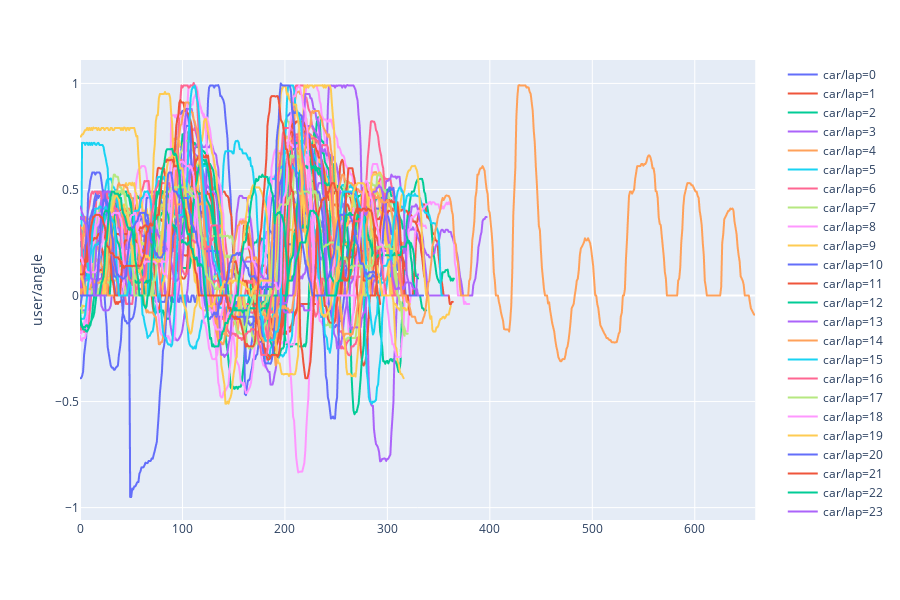

The cell this chart's notebook holds for it:
### Markdown cell above
Plot data per lap:

### Code cell
import plotly.express as px
fig = px.line(df, y="user/angle", color="car/lap")
fig.show()

### Figure 1 — Plotly figure (JSON) as saved in the notebook; plotly's stock layout.template omitted (floating-point values rounded to 4 significant figures; data arrays with more than 128 entries replaced by an {"elided": "..."} marker saying what was removed)
{"data": [{"hoverlabel": {"namelength": 0}, "hovertemplate": "car/lap=0<br>user/angle=%{y}", "legendgroup": "car/lap=0", "line": {"color": "#636efa", "dash": "solid"}, "mode": "lines", "name": "car/lap=0", "showlegend": true, "type": "scattergl", "xaxis": "x", "y": {"elided": "245 float values"}, "yaxis": "y"}, {"hoverlabel": {"namelength": 0}, "hovertemplate": "car/lap=1<br>user/angle=%{y}", "legendgroup": "car/lap=1", "line": {"color": "#EF553B", "dash": "solid"}, "mode": "lines", "name": "car/lap=1", "showlegend": true, "type": "scattergl", "xaxis": "x", "y": {"elided": "365 float values"}, "yaxis": "y"}, {"hoverlabel": {"namelength": 0}, "hovertemplate": "car/lap=2<br>user/angle=%{y}", "legendgroup": "car/lap=2", "line": {"color": "#00cc96", "dash": "solid"}, "mode": "lines", "name": "car/lap=2", "showlegend": true, "type": "scattergl", "xaxis": "x", "y": {"elided": "366 float values"}, "yaxis": "y"}, {"hoverlabel": {"namelength": 0}, "hovertemplate": "car/lap=3<br>user/angle=%{y}", "legendgroup": "car/lap=3", "line": {"color": "#ab63fa", "dash": "solid"}, "mode": "lines", "name": "car/lap=3", "showlegend": true, "type": "scattergl", "xaxis": "x", "y": {"elided": "398 float values"}, "yaxis": "y"}, {"hoverlabel": {"namelength": 0}, "hovertemplate": "car/lap=4<br>user/angle=%{y}", "legendgroup": "car/lap=4", "line": {"color": "#FFA15A", "dash": "solid"}, "mode": "lines", "name": "car/lap=4", "showlegend": true, "type": "scattergl", "xaxis": "x", "y": {"elided": "317 float values"}, "yaxis": "y"}, {"hoverlabel": {"namelength": 0}, "hovertemplate": "car/lap=5<br>user/angle=%{y}", "legendgroup": "car/lap=5", "line": {"color": "#19d3f3", "dash": "solid"}, "mode": "lines", "name": "car/lap=5", "showlegend": true, "type": "scattergl", "xaxis": "x", "y": {"elided": "260 float values"}, "yaxis": "y"}, {"hoverlabel": {"namelength": 0}, "hovertemplate": "car/lap=6<br>user/angle=%{y}", "legendgroup": "car/lap=6", "line": {"color": "#FF6692", "dash": "solid"}, "mode": "lines", "name": "car/lap=6", "showlegend": true, "type": "scattergl", "xaxis": "x", "y": {"elided": "318 float values"}, "yaxis": "y"}, {"hoverlabel": {"namelength": 0}, "hovertemplate": "car/lap=7<br>user/angle=%{y}", "legendgroup": "car/lap=7", "line": {"color": "#B6E880", "dash": "solid"}, "mode": "lines", "name": "car/lap=7", "showlegend": true, "type": "scattergl", "xaxis": "x", "y": {"elided": "328 float values"}, "yaxis": "y"}, {"hoverlabel": {"namelength": 0}, "hovertemplate": "car/lap=8<br>user/angle=%{y}", "legendgroup": "car/lap=8", "line": {"color": "#FF97FF", "dash": "solid"}, "mode": "lines", "name": "car/lap=8", "showlegend": true, "type": "scattergl", "xaxis": "x", "y": {"elided": "339 float values"}, "yaxis": "y"}, {"hoverlabel": {"namelength": 0}, "hovertemplate": "car/lap=9<br>user/angle=%{y}", "legendgroup": "car/lap=9", "line": {"color": "#FECB52", "dash": "solid"}, "mode": "lines", "name": "car/lap=9", "showlegend": true, "type": "scattergl", "xaxis": "x", "y": {"elided": "317 float values"}, "yaxis": "y"}, {"hoverlabel": {"namelength": 0}, "hovertemplate": "car/lap=10<br>user/angle=%{y}", "legendgroup": "car/lap=10", "line": {"color": "#636efa", "dash": "solid"}, "mode": "lines", "name": "car/lap=10", "showlegend": true, "type": "scattergl", "xaxis": "x", "y": {"elided": "281 float values"}, "yaxis": "y"}, {"hoverlabel": {"namelength": 0}, "hovertemplate": "car/lap=11<br>user/angle=%{y}", "legendgroup": "car/lap=11", "line": {"color": "#EF553B", "dash": "solid"}, "mode": "lines", "name": "car/lap=11", "showlegend": true, "type": "scattergl", "xaxis": "x", "y": {"elided": "346 float values"}, "yaxis": "y"}, {"hoverlabel": {"namelength": 0}, "hovertemplate": "car/lap=12<br>user/angle=%{y}", "legendgroup": "car/lap=12", "line": {"color": "#00cc96", "dash": "solid"}, "mode": "lines", "name": "car/lap=12", "showlegend": true, "type": "scattergl", "xaxis": "x", "y": {"elided": "305 float values"}, "yaxis": "y"}, {"hoverlabel": {"namelength": 0}, "hovertemplate": "car/lap=13<br>user/angle=%{y}", "legendgroup": "car/lap=13", "line": {"color": "#ab63fa", "dash": "solid"}, "mode": "lines", "name": "car/lap=13", "showlegend": true, "type": "scattergl", "xaxis": "x", "y": {"elided": "360 float values"}, "yaxis": "y"}, {"hoverlabel": {"namelength": 0}, "hovertemplate": "car/lap=14<br>user/angle=%{y}", "legendgroup": "car/lap=14", "line": {"color": "#FFA15A", "dash": "solid"}, "mode": "lines", "name": "car/lap=14", "showlegend": true, "type": "scattergl", "xaxis": "x", "y": {"elided": "317 float values"}, "yaxis": "y"}, {"hoverlabel": {"namelength": 0}, "hovertemplate": "car/lap=15<br>user/angle=%{y}", "legendgroup": "car/lap=15", "line": {"color": "#19d3f3", "dash": "solid"}, "mode": "lines", "name": "car/lap=15", "showlegend": true, "type": "scattergl", "xaxis": "x", "y": {"elided": "355 float values"}, "yaxis": "y"}, {"hoverlabel": {"namelength": 0}, "hovertemplate": "car/lap=16<br>user/angle=%{y}", "legendgroup": "car/lap=16", "line": {"color": "#FF6692", "dash": "solid"}, "mode": "lines", "name": "car/lap=16", "showlegend": true, "type": "scattergl", "xaxis": "x", "y": {"elided": "324 float values"}, "yaxis": "y"}, {"hoverlabel": {"namelength": 0}, "hovertemplate": "car/lap=17<br>user/angle=%{y}", "legendgroup": "car/lap=17", "line": {"color": "#B6E880", "dash": "solid"}, "mode": "lines", "name": "car/lap=17", "showlegend": true, "type": "scattergl", "xaxis": "x", "y": {"elided": "321 float values"}, "yaxis": "y"}, {"hoverlabel": {"namelength": 0}, "hovertemplate": "car/lap=18<br>user/angle=%{y}", "legendgroup": "car/lap=18", "line": {"color": "#FF97FF", "dash": "solid"}, "mode": "lines", "name": "car/lap=18", "showlegend": true, "type": "scattergl", "xaxis": "x", "y": {"elided": "381 float values"}, "yaxis": "y"}, {"hoverlabel": {"namelength": 0}, "hovertemplate": "car/lap=19<br>user/angle=%{y}", "legendgroup": "car/lap=19", "line": {"color": "#FECB52", "dash": "solid"}, "mode": "lines", "name": "car/lap=19", "showlegend": true, "type": "scattergl", "xaxis": "x", "y": {"elided": "323 float values"}, "yaxis": "y"}, {"hoverlabel": {"namelength": 0}, "hovertemplate": "car/lap=20<br>user/angle=%{y}", "legendgroup": "car/lap=20", "line": {"color": "#636efa", "dash": "solid"}, "mode": "lines", "name": "car/lap=20", "showlegend": true, "type": "scattergl", "xaxis": "x", "y": {"elided": "311 float values"}, "yaxis": "y"}, {"hoverlabel": {"namelength": 0}, "hovertemplate": "car/lap=21<br>user/angle=%{y}", "legendgroup": "car/lap=21", "line": {"color": "#EF553B", "dash": "solid"}, "mode": "lines", "name": "car/lap=21", "showlegend": true, "type": "scattergl", "xaxis": "x", "y": {"elided": "319 float values"}, "yaxis": "y"}, {"hoverlabel": {"namelength": 0}, "hovertemplate": "car/lap=22<br>user/angle=%{y}", "legendgroup": "car/lap=22", "line": {"color": "#00cc96", "dash": "solid"}, "mode": "lines", "name": "car/lap=22", "showlegend": true, "type": "scattergl", "xaxis": "x", "y": {"elided": "339 float values"}, "yaxis": "y"}, {"hoverlabel": {"namelength": 0}, "hovertemplate": "car/lap=23<br>user/angle=%{y}", "legendgroup": "car/lap=23", "line": {"color": "#ab63fa", "dash": "solid"}, "mode": "lines", "name": "car/lap=23", "showlegend": true, "type": "scattergl", "xaxis": "x", "y": {"elided": "331 float values"}, "yaxis": "y"}, {"hoverlabel": {"namelength": 0}, "hovertemplate": "car/lap=24<br>user/angle=%{y}", "legendgroup": "car/lap=24", "line": {"color": "#FFA15A", "dash": "solid"}, "mode": "lines", "name": "car/lap=24", "showlegend": true, "type": "scattergl", "xaxis": "x", "y": {"elided": "302 float values"}, "yaxis": "y"}, {"hoverlabel": {"namelength": 0}, "hovertemplate": "car/lap=25<br>user/angle=%{y}", "legendgroup": "car/lap=25", "line": {"color": "#19d3f3", "dash": "solid"}, "mode": "lines", "name": "car/lap=25", "showlegend": true, "type": "scattergl", "xaxis": "x", "y": {"elided": "297 float values"}, "yaxis": "y"}, {"hoverlabel": {"namelength": 0}, "hovertemplate": "car/lap=26<br>user/angle=%{y}", "legendgroup": "car/lap=26", "line": {"color": "#FF6692", "dash": "solid"}, "mode": "lines", "name": "car/lap=26", "showlegend": true, "type": "scattergl", "xaxis": "x", "y": {"elided": "314 float values"}, "yaxis": "y"}, {"hoverlabel": {"namelength": 0}, "hovertemplate": "car/lap=27<br>user/angle=%{y}", "legendgroup": "car/lap=27", "line": {"color": "#B6E880", "dash": "solid"}, "mode": "lines", "name": "car/lap=27", "showlegend": true, "type": "scattergl", "xaxis": "x", "y": {"elided": "318 float values"}, "yaxis": "y"}, {"hoverlabel": {"namelength": 0}, "hovertemplate": "car/lap=28<br>user/angle=%{y}", "legendgroup": "car/lap=28", "line": {"color": "#FF97FF", "dash": "solid"}, "mode": "lines", "name": "car/lap=28", "showlegend": true, "type": "scattergl", "xaxis": "x", "y": {"elided": "268 float values"}, "yaxis": "y"}, {"hoverlabel": {"namelength": 0}, "hovertemplate": "car/lap=29<br>user/angle=%{y}", "legendgroup": "car/lap=29", "line": {"color": "#FECB52", "dash": "solid"}, "mode": "lines", "name": "car/lap=29", "showlegend": true, "type": "scattergl", "xaxis": "x", "y": {"elided": "363 float values"}, "yaxis": "y"}, {"hoverlabel": {"namelength": 0}, "hovertemplate": "car/lap=30<br>user/angle=%{y}", "legendgroup": "car/lap=30", "line": {"color": "#636efa", "dash": "solid"}, "mode": "lines", "name": "car/lap=30", "showlegend": true, "type": "scattergl", "xaxis": "x", "y": {"elided": "336 float values"}, "yaxis": "y"}, {"hoverlabel": {"namelength": 0}, "hovertemplate": "car/lap=31<br>user/angle=%{y}", "legendgroup": "car/lap=31", "line": {"color": "#EF553B", "dash": "solid"}, "mode": "lines", "name": "car/lap=31", "showlegend": true, "type": "scattergl", "xaxis": "x", "y": {"elided": "323 float values"}, "yaxis": "y"}, {"hoverlabel": {"namelength": 0}, "hovertemplate": "car/lap=32<br>user/angle=%{y}", "legendgroup": "car/lap=32", "line": {"color": "#00cc96", "dash": "solid"}, "mode": "lines", "name": "car/lap=32", "showlegend": true, "type": "scattergl", "xaxis": "x", "y": {"elided": "331 float values"}, "yaxis": "y"}, {"hoverlabel": {"namelength": 0}, "hovertemplate": "car/lap=33<br>user/angle=%{y}", "legendgroup": "car/lap=33", "line": {"color": "#ab63fa", "dash": "solid"}, "mode": "lines", "name": "car/lap=33", "showlegend": true, "type": "scattergl", "xaxis": "x", "y": {"elided": "331 float values"}, "yaxis": "y"}, {"hoverlabel": {"namelength": 0}, "hovertemplate": "car/lap=34<br>user/angle=%{y}", "legendgroup": "car/lap=34", "line": {"color": "#FFA15A", "dash": "solid"}, "mode": "lines", "name": "car/lap=34", "showlegend": true, "type": "scattergl", "xaxis": "x", "y": {"elided": "660 float values"}, "yaxis": "y"}, {"hoverlabel": {"namelength": 0}, "hovertemplate": "car/lap=35<br>user/angle=%{y}", "legendgroup": "car/lap=35", "line": {"color": "#19d3f3", "dash": "solid"}, "mode": "lines", "name": "car/lap=35", "showlegend": true, "type": "scattergl", "xaxis": "x", "y": {"elided": "318 float values"}, "yaxis": "y"}, {"hoverlabel": {"namelength": 0}, "hovertemplate": "car/lap=36<br>user/angle=%{y}", "legendgroup": "car/lap=36", "line": {"color": "#FF6692", "dash": "solid"}, "mode": "lines", "name": "car/lap=36", "showlegend": true, "type": "scattergl", "xaxis": "x", "y": {"elided": "308 float values"}, "yaxis": "y"}, {"hoverlabel": {"namelength": 0}, "hovertemplate": "car/lap=37<br>user/angle=%{y}", "legendgroup": "car/lap=37", "line": {"color": "#B6E880", "dash": "solid"}, "mode": "lines", "name": "car/lap=37", "showlegend": true, "type": "scattergl", "xaxis": "x", "y": {"elided": "306 float values"}, "yaxis": "y"}, {"hoverlabel": {"namelength": 0}, "hovertemplate": "car/lap=38<br>user/angle=%{y}", "legendgroup": "car/lap=38", "line": {"color": "#FF97FF", "dash": "solid"}, "mode": "lines", "name": "car/lap=38", "showlegend": true, "type": "scattergl", "xaxis": "x", "y": {"elided": "298 float values"}, "yaxis": "y"}, {"hoverlabel": {"namelength": 0}, "hovertemplate": "car/lap=39<br>user/angle=%{y}", "legendgroup": "car/lap=39", "line": {"color": "#FECB52", "dash": "solid"}, "mode": "lines", "name": "car/lap=39", "showlegend": true, "type": "scattergl", "xaxis": "x", "y": {"elided": "304 float values"}, "yaxis": "y"}, {"hoverlabel": {"namelength": 0}, "hovertemplate": "car/lap=40<br>user/angle=%{y}", "legendgroup": "car/lap=40", "line": {"color": "#636efa", "dash": "solid"}, "mode": "lines", "name": "car/lap=40", "showlegend": true, "type": "scattergl", "xaxis": "x", "y": {"elided": "291 float values"}, "yaxis": "y"}, {"hoverlabel": {"namelength": 0}, "hovertemplate": "car/lap=41<br>user/angle=%{y}", "legendgroup": "car/lap=41", "line": {"color": "#EF553B", "dash": "solid"}, "mode": "lines", "name": "car/lap=41", "showlegend": true, "type": "scattergl", "xaxis": "x", "y": {"elided": "294 float values"}, "yaxis": "y"}, {"hoverlabel": {"namelength": 0}, "hovertemplate": "car/lap=42<br>user/angle=%{y}", "legendgroup": "car/lap=42", "line": {"color": "#00cc96", "dash": "solid"}, "mode": "lines", "name": "car/lap=42", "showlegend": true, "type": "scattergl", "xaxis": "x", "y": {"elided": "267 float values"}, "yaxis": "y"}, {"hoverlabel": {"namelength": 0}, "hovertemplate": "car/lap=43<br>user/angle=%{y}", "legendgroup": "car/lap=43", "line": {"color": "#ab63fa", "dash": "solid"}, "mode": "lines", "name": "car/lap=43", "showlegend": true, "type": "scattergl", "xaxis": "x", "y": [0.36, 0.37, 0.36, 0.36, 0.35, 0.34, 0.332, 0.3, 0.27, 0.19, 0.13, 0.08, 0.08, 0.04, 0, 0, 0, 0, 0, 0, 0, 0, 0, 0, 0, 0], "yaxis": "y"}], "layout": {"height": 600, "legend": {"tracegroupgap": 0}, "margin": {"t": 60}, "xaxis": {"anchor": "y", "domain": [0, 0.98]}, "yaxis": {"anchor": "x", "domain": [0, 1], "title": {"text": "user/angle"}}}}
